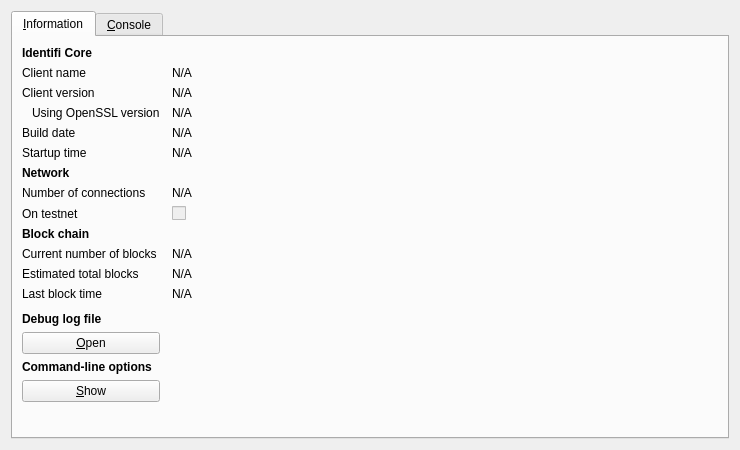
<?xml version="1.0" encoding="UTF-8"?>
<ui version="4.0">
 <class>RPCConsole</class>
 <widget class="QDialog" name="RPCConsole">
  <property name="geometry">
   <rect>
    <x>0</x>
    <y>0</y>
    <width>740</width>
    <height>450</height>
   </rect>
  </property>
  <property name="windowTitle">
   <string>Identifi - Debug window</string>
  </property>
  <layout class="QVBoxLayout" name="verticalLayout_2">
   <item>
    <widget class="QTabWidget" name="tabWidget">
     <property name="currentIndex">
      <number>0</number>
     </property>
     <widget class="QWidget" name="tab_info">
      <attribute name="title">
       <string>&amp;Information</string>
      </attribute>
      <layout class="QGridLayout" name="gridLayout" columnstretch="0,1">
       <property name="horizontalSpacing">
        <number>12</number>
       </property>
       <item row="0" column="0">
        <widget class="QLabel" name="label_9">
         <property name="font">
          <font>
           <weight>75</weight>
           <bold>true</bold>
          </font>
         </property>
         <property name="text">
          <string>Identifi Core</string>
         </property>
        </widget>
       </item>
       <item row="1" column="0">
        <widget class="QLabel" name="label_5">
         <property name="text">
          <string>Client name</string>
         </property>
        </widget>
       </item>
       <item row="1" column="1">
        <widget class="QLabel" name="clientName">
         <property name="cursor">
          <cursorShape>IBeamCursor</cursorShape>
         </property>
         <property name="text">
          <string>N/A</string>
         </property>
         <property name="textFormat">
          <enum>Qt::PlainText</enum>
         </property>
         <property name="textInteractionFlags">
          <set>Qt::LinksAccessibleByMouse|Qt::TextSelectableByKeyboard|Qt::TextSelectableByMouse</set>
         </property>
        </widget>
       </item>
       <item row="2" column="0">
        <widget class="QLabel" name="label_6">
         <property name="text">
          <string>Client version</string>
         </property>
        </widget>
       </item>
       <item row="2" column="1">
        <widget class="QLabel" name="clientVersion">
         <property name="cursor">
          <cursorShape>IBeamCursor</cursorShape>
         </property>
         <property name="text">
          <string>N/A</string>
         </property>
         <property name="textFormat">
          <enum>Qt::PlainText</enum>
         </property>
         <property name="textInteractionFlags">
          <set>Qt::LinksAccessibleByMouse|Qt::TextSelectableByKeyboard|Qt::TextSelectableByMouse</set>
         </property>
        </widget>
       </item>
       <item row="3" column="0">
        <widget class="QLabel" name="label_14">
         <property name="text">
          <string>Using OpenSSL version</string>
         </property>
         <property name="indent">
          <number>10</number>
         </property>
        </widget>
       </item>
       <item row="3" column="1">
        <widget class="QLabel" name="openSSLVersion">
         <property name="cursor">
          <cursorShape>IBeamCursor</cursorShape>
         </property>
         <property name="text">
          <string>N/A</string>
         </property>
         <property name="textFormat">
          <enum>Qt::PlainText</enum>
         </property>
         <property name="textInteractionFlags">
          <set>Qt::LinksAccessibleByMouse|Qt::TextSelectableByKeyboard|Qt::TextSelectableByMouse</set>
         </property>
        </widget>
       </item>
       <item row="4" column="0">
        <widget class="QLabel" name="label_12">
         <property name="text">
          <string>Build date</string>
         </property>
        </widget>
       </item>
       <item row="4" column="1">
        <widget class="QLabel" name="buildDate">
         <property name="cursor">
          <cursorShape>IBeamCursor</cursorShape>
         </property>
         <property name="text">
          <string>N/A</string>
         </property>
         <property name="textFormat">
          <enum>Qt::PlainText</enum>
         </property>
         <property name="textInteractionFlags">
          <set>Qt::LinksAccessibleByMouse|Qt::TextSelectableByKeyboard|Qt::TextSelectableByMouse</set>
         </property>
        </widget>
       </item>
       <item row="5" column="0">
        <widget class="QLabel" name="label_13">
         <property name="text">
          <string>Startup time</string>
         </property>
        </widget>
       </item>
       <item row="5" column="1">
        <widget class="QLabel" name="startupTime">
         <property name="cursor">
          <cursorShape>IBeamCursor</cursorShape>
         </property>
         <property name="text">
          <string>N/A</string>
         </property>
         <property name="textFormat">
          <enum>Qt::PlainText</enum>
         </property>
         <property name="textInteractionFlags">
          <set>Qt::LinksAccessibleByMouse|Qt::TextSelectableByKeyboard|Qt::TextSelectableByMouse</set>
         </property>
        </widget>
       </item>
       <item row="6" column="0">
        <widget class="QLabel" name="label_11">
         <property name="font">
          <font>
           <weight>75</weight>
           <bold>true</bold>
          </font>
         </property>
         <property name="text">
          <string>Network</string>
         </property>
        </widget>
       </item>
       <item row="7" column="0">
        <widget class="QLabel" name="label_7">
         <property name="text">
          <string>Number of connections</string>
         </property>
        </widget>
       </item>
       <item row="7" column="1">
        <widget class="QLabel" name="numberOfConnections">
         <property name="cursor">
          <cursorShape>IBeamCursor</cursorShape>
         </property>
         <property name="text">
          <string>N/A</string>
         </property>
         <property name="textFormat">
          <enum>Qt::PlainText</enum>
         </property>
         <property name="textInteractionFlags">
          <set>Qt::LinksAccessibleByMouse|Qt::TextSelectableByKeyboard|Qt::TextSelectableByMouse</set>
         </property>
        </widget>
       </item>
       <item row="8" column="0">
        <widget class="QLabel" name="label_8">
         <property name="text">
          <string>On testnet</string>
         </property>
        </widget>
       </item>
       <item row="8" column="1">
        <widget class="QCheckBox" name="isTestNet">
         <property name="enabled">
          <bool>false</bool>
         </property>
         <property name="text">
          <string/>
         </property>
        </widget>
       </item>
       <item row="9" column="0">
        <widget class="QLabel" name="label_10">
         <property name="font">
          <font>
           <weight>75</weight>
           <bold>true</bold>
          </font>
         </property>
         <property name="text">
          <string>Block chain</string>
         </property>
        </widget>
       </item>
       <item row="10" column="0">
        <widget class="QLabel" name="label_3">
         <property name="text">
          <string>Current number of blocks</string>
         </property>
        </widget>
       </item>
       <item row="10" column="1">
        <widget class="QLabel" name="numberOfBlocks">
         <property name="cursor">
          <cursorShape>IBeamCursor</cursorShape>
         </property>
         <property name="text">
          <string>N/A</string>
         </property>
         <property name="textFormat">
          <enum>Qt::PlainText</enum>
         </property>
         <property name="textInteractionFlags">
          <set>Qt::LinksAccessibleByMouse|Qt::TextSelectableByKeyboard|Qt::TextSelectableByMouse</set>
         </property>
        </widget>
       </item>
       <item row="11" column="0">
        <widget class="QLabel" name="label_4">
         <property name="text">
          <string>Estimated total blocks</string>
         </property>
        </widget>
       </item>
       <item row="11" column="1">
        <widget class="QLabel" name="totalBlocks">
         <property name="cursor">
          <cursorShape>IBeamCursor</cursorShape>
         </property>
         <property name="text">
          <string>N/A</string>
         </property>
         <property name="textFormat">
          <enum>Qt::PlainText</enum>
         </property>
         <property name="textInteractionFlags">
          <set>Qt::LinksAccessibleByMouse|Qt::TextSelectableByKeyboard|Qt::TextSelectableByMouse</set>
         </property>
        </widget>
       </item>
       <item row="12" column="0">
        <widget class="QLabel" name="label_2">
         <property name="text">
          <string>Last block time</string>
         </property>
        </widget>
       </item>
       <item row="12" column="1">
        <widget class="QLabel" name="lastBlockTime">
         <property name="cursor">
          <cursorShape>IBeamCursor</cursorShape>
         </property>
         <property name="text">
          <string>N/A</string>
         </property>
         <property name="textFormat">
          <enum>Qt::PlainText</enum>
         </property>
         <property name="textInteractionFlags">
          <set>Qt::LinksAccessibleByMouse|Qt::TextSelectableByKeyboard|Qt::TextSelectableByMouse</set>
         </property>
        </widget>
       </item>
       <item row="13" column="0">
        <spacer name="verticalSpacer_2">
         <property name="orientation">
          <enum>Qt::Vertical</enum>
         </property>
         <property name="sizeHint" stdset="0">
          <size>
           <width>20</width>
           <height>20</height>
          </size>
         </property>
        </spacer>
       </item>
       <item row="14" column="0">
        <widget class="QLabel" name="labelDebugLogfile">
         <property name="font">
          <font>
           <weight>75</weight>
           <bold>true</bold>
          </font>
         </property>
         <property name="text">
          <string>Debug log file</string>
         </property>
        </widget>
       </item>
       <item row="15" column="0">
        <widget class="QPushButton" name="openDebugLogfileButton">
         <property name="toolTip">
          <string>Open the Identifi debug log file from the current data directory. This can take a few seconds for large log files.</string>
         </property>
         <property name="text">
          <string>&amp;Open</string>
         </property>
         <property name="autoDefault">
          <bool>false</bool>
         </property>
        </widget>
       </item>
       <item row="16" column="0">
        <widget class="QLabel" name="labelCLOptions">
         <property name="font">
          <font>
           <weight>75</weight>
           <bold>true</bold>
          </font>
         </property>
         <property name="text">
          <string>Command-line options</string>
         </property>
        </widget>
       </item>
       <item row="17" column="0">
        <widget class="QPushButton" name="showCLOptionsButton">
         <property name="toolTip">
          <string>Show the Identifi-Qt help message to get a list with possible Identifi command-line options.</string>
         </property>
         <property name="text">
          <string>&amp;Show</string>
         </property>
         <property name="autoDefault">
          <bool>false</bool>
         </property>
        </widget>
       </item>
       <item row="18" column="0">
        <spacer name="verticalSpacer">
         <property name="orientation">
          <enum>Qt::Vertical</enum>
         </property>
         <property name="sizeHint" stdset="0">
          <size>
           <width>20</width>
           <height>40</height>
          </size>
         </property>
        </spacer>
       </item>
      </layout>
     </widget>
     <widget class="QWidget" name="tab_console">
      <attribute name="title">
       <string>&amp;Console</string>
      </attribute>
      <layout class="QVBoxLayout" name="verticalLayout_3">
       <property name="spacing">
        <number>3</number>
       </property>
       <item>
        <widget class="QTextEdit" name="messagesWidget">
         <property name="minimumSize">
          <size>
           <width>0</width>
           <height>100</height>
          </size>
         </property>
         <property name="readOnly">
          <bool>true</bool>
         </property>
         <property name="tabKeyNavigation" stdset="0">
          <bool>false</bool>
         </property>
         <property name="columnCount" stdset="0">
          <number>2</number>
         </property>
        </widget>
       </item>
       <item>
        <layout class="QHBoxLayout" name="horizontalLayout">
         <property name="spacing">
          <number>3</number>
         </property>
         <item>
          <widget class="QLabel" name="label">
           <property name="text">
            <string notr="true">&gt;</string>
           </property>
          </widget>
         </item>
         <item>
          <widget class="QLineEdit" name="lineEdit"/>
         </item>
         <item>
          <widget class="QPushButton" name="clearButton">
           <property name="maximumSize">
            <size>
             <width>24</width>
             <height>24</height>
            </size>
           </property>
           <property name="toolTip">
            <string>Clear console</string>
           </property>
           <property name="text">
            <string/>
           </property>
           <property name="icon">
            <iconset resource="../identifi.qrc">
             <normaloff>:/icons/remove</normaloff>:/icons/remove</iconset>
           </property>
           <property name="shortcut">
            <string notr="true">Ctrl+L</string>
           </property>
           <property name="autoDefault">
            <bool>false</bool>
           </property>
          </widget>
         </item>
        </layout>
       </item>
      </layout>
     </widget>
    </widget>
   </item>
  </layout>
 </widget>
 <resources>
  <include location="../identifi.qrc"/>
 </resources>
 <connections/>
</ui>
